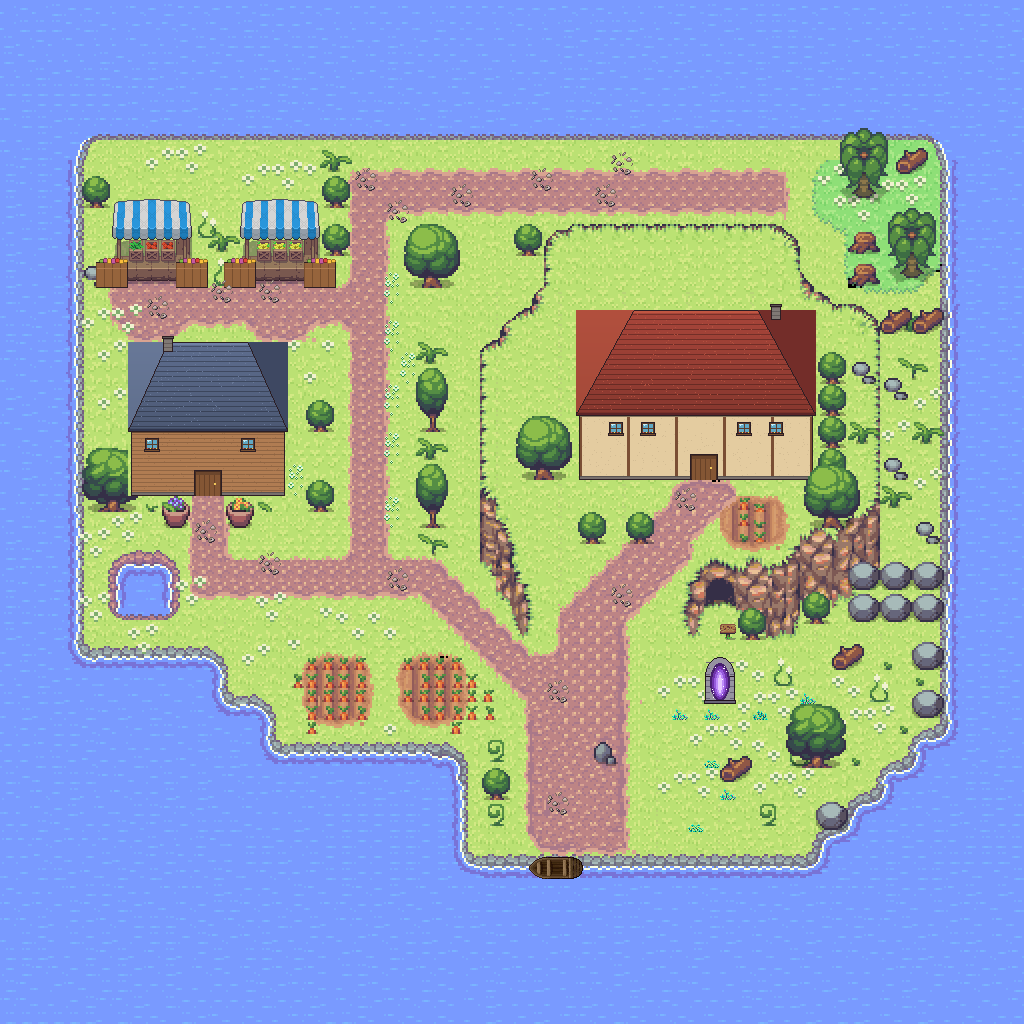

This game map was drawn from its Tiled (.tmx) file and the tilesets committed beside it. A one-line description and the trimmed map source follow:
An orthogonal 64x64 tile map with 16x16 px tiles, 10 tile layers (Background-1, TheGround, Background01, TheGround2, ...), 14 tilesets and 54 objects (portal, LootGrove0Child0, LootGrove0Child1, LootGrove0Child2, LootGrove0Parent, ...).

<map version="1.10" tiledversion="1.11.0" orientation="orthogonal" renderorder="right-down" width="64" height="64" tilewidth="16" tileheight="16" infinite="0" nextlayerid="23" nextobjectid="141">
 <tileset firstgid="1" source="../asset/data/1.tsx" />
 <tileset firstgid="1441" source="../asset/data/3.tsx" />
 <tileset firstgid="1681" source="../asset/data/Boats.tsx" />
 <tileset firstgid="1689" source="../asset/data/7.tsx" />
 <tileset firstgid="2109" source="../asset/data/Overworld.tsx" />
 <tileset firstgid="4285" source="../asset/data/4.tsx" />
 <tileset firstgid="5125" source="../asset/data/2.tsx" />
 <tileset firstgid="6589" source="../asset/data/Dungeon1.tsx" />
 <tileset firstgid="7879" source="../asset/data/Interior1.tsx" />
 <tileset firstgid="8135" source="../asset/data/Objects.tsx" />
 <tileset firstgid="8795" source="../asset/data/Mushroom.tsx" />
 <tileset firstgid="9083" source="../asset/data/9.tsx" />
 <tileset firstgid="9371" source="../asset/data/OasisBuildings.tsx" />
 <tileset firstgid="9679" source="../asset/data/MyceliaExtras.tsx" />
 <layer id="13" name="Background-1" width="64" height="64">
  <data>[4096 cells, 323 non-empty, 9 distinct tile ids]</data>
 </layer>
 <layer id="3" name="TheGround" width="64" height="64">
  <data>[4096 cells, 4096 non-empty, 101 distinct tile ids]</data>
 </layer>
 <layer id="16" name="Background01" width="64" height="64">
  <data>[4096 cells, 35 non-empty, 19 distinct tile ids]</data>
 </layer>
 <layer id="1" name="TheGround2" width="64" height="64">
  <data>[4096 cells, 2103 non-empty, 273 distinct tile ids]</data>
 </layer>
 <layer id="2" name="Background2" width="64" height="64">
  <data>[4096 cells, 141 non-empty, 83 distinct tile ids]</data>
 </layer>
 <layer id="5" name="Background3" width="64" height="64">
  <data>[4096 cells, 213 non-empty, 64 distinct tile ids]</data>
 </layer>
 <layer id="22" name="Buildings" width="64" height="64">
  <data>[4096 cells, 287 non-empty, 275 distinct tile ids]</data>
 </layer>
 <layer id="6" name="Middle" width="64" height="64">
  <data>[4096 cells, 158 non-empty, 39 distinct tile ids]</data>
 </layer>
 <layer id="8" name="Middle2" width="64" height="64">
  <data>[4096 cells, 47 non-empty, 31 distinct tile ids]</data>
 </layer>
 <layer id="11" name="Top" width="64" height="64">
  <data>[4096 cells, 33 non-empty, 33 distinct tile ids]</data>
 </layer>
 <objectgroup id="10" name="Collision">
  <object id="139" x="706" y="672" width="28" height="32" />
  <object id="138" x="130" y="340" width="156" height="138" />
  <object id="4" x="514" y="854" width="301" height="20" />
  <object id="10" x="816" y="857">
   <polyline points="0,0 129,-137 127,-554" />
  </object>
  <object id="12" x="911" y="644" width="33" height="23" />
  <object id="13" x="916" y="696" width="25" height="17" />
  <object id="23" x="599" y="422" width="213" height="48" />
  <object id="24" x="574" y="334" width="26" height="139" />
  <object id="25" x="805" y="325" width="16" height="143" />
  <object id="26" x="570" y="307" width="251" height="25" />
  <object id="28" x="810" y="472" width="49" height="49" />
  <object id="45" x="691.5" y="578.5">
   <polyline points="0,0 81,0.5 130,-55" />
  </object>
  <object id="47" x="942" y="302">
   <polyline points="0,0 -0.666667,-166.667 -856,-167.333 -862.667,347.333 -720.667,352 -718.667,396 -673.333,401.333 -664.667,445.333 -486,451.333 -478,549.333" />
  </object>
  <object id="48" x="526.5" y="634.5">
   <polyline points="0,0 -22.5,-63 -40.5,-109 -46,-166.5 -44.5,-281.5" />
  </object>
  <object id="49" x="123" y="568.5" width="41.5" height="45.5" />
  <object id="50" x="85.5" y="511">
   <polyline points="0.5,-6 197.5,-2 203,-112.5 122.5,-176 37,-107.5 37,-60.5 1.5,-63.5" />
  </object>
  <object id="55" x="885.5" y="309.5" width="47.5" height="17.5" />
  <object id="56" x="703" y="221.5">
   <polyline points="0,0 76.5,11 88.5,41.5 105.5,68.5 125.5,87.5 165,88.5 175,122.5" />
  </object>
  <object id="59" x="97" y="188.5">
   <polyline points="0,0 -3.5,81.5" />
  </object>
  <object id="60" x="119.5" y="204" width="64" height="66" />
  <object id="61" x="240" y="203.5" width="78.5" height="65.5" />
  <object id="75" x="446.667" y="250" width="32" height="33.3333" />
  <object id="121" x="855.667" y="141" width="16.6667" height="48.6667" />
  <object id="122" x="900.667" y="224" width="24.6667" height="47.6667" />
  <object id="132" x="695" y="226.5">
   <polyline points="0,0 -126,0.5 -150,27.5 -151,74 -207.5,120.5" />
  </object>
  <object id="133" x="417.5" y="469.5" width="28" height="57">
   <ellipse />
  </object>
  <object id="134" x="419.5" y="371" width="25.5" height="58.5">
   <ellipse />
  </object>
  <object id="135" x="795" y="720.5" width="40.5" height="42">
   <ellipse />
  </object>
  <object id="136" x="694.5" y="633.5">
   <polyline points="0,0 8.5,-35 40,-31 73,0 96,-20.5 103.5,-27.5 133,-27 157.5,-50 242,-50" />
  </object>
  <object id="137" x="854.5" y="600" width="78" height="13">
   <ellipse />
  </object>
 </objectgroup>
 <objectgroup id="12" name="WorldObjects">
  <object id="140" name="portal" x="704" y="688" width="32" height="16">
   <properties>
    <property name="interactable" type="bool" value="true" />
    <property name="interaction_type" value="portal" />
    <property name="interaction_range" type="float" value="4.5" />
    <property name="portal_text" value="Enter the Mycelic Grove" />
    <property name="target_world" type="int" value="1" />
   </properties>
  </object>
  <object id="41" x="688" y="576">
   <properties>
    <property name="hasCollision" type="bool" value="true" />
    <property name="interactable" type="bool" value="false" />
    <property name="key" value="oasis:basement_gate" />
    <property name="offset_x" type="bool" value="false" />
    <property name="offset_y" type="bool" value="true" />
    <property name="texture" value="basement_gate" />
   </properties>
   <point />
  </object>
  <object id="42" x="720.5" y="621.5" width="14" height="17">
   <properties>
    <property name="hasCollision" type="bool" value="false" />
    <property name="interactable" type="bool" value="true" />
    <property name="interaction_type" value="readable_sign" />
    <property name="key" value="oasis:basement_sign" />
    <property name="offset_x" type="bool" value="false" />
    <property name="offset_y" type="bool" value="false" />
   </properties>
  </object>
  <object id="126" x="736" y="816">
   <properties>
    <property name="animation" value="yellow_flower_pot_break" />
    <property name="animation_frames" type="int" value="3" />
    <property name="hasCollision" type="bool" value="false" />
    <property name="interactable" type="bool" value="true" />
    <property name="interaction_type" value="BREAKABLE_OBJECT" />
    <property name="offset_y" type="bool" value="true" />
    <property name="rarity" value="COMMON" />
    <property name="size_y" type="float" value="32" />
    <property name="sound" value="POT_BREAKING" />
    <property name="texture" value="yellow_flower_pot" />
   </properties>
   <point />
  </object>
  </objectgroup>
 <objectgroup id="19" name="LootGroveChildren">
  <!-- 19 objects omitted --></objectgroup>
 <objectgroup id="20" name="LootGroves">
  <!-- 16 objects omitted --></objectgroup>
 <objectgroup id="17" name="EntityGoals">
  <!-- 15 objects omitted --></objectgroup>
 <objectgroup id="9" name="Interior">
  <!-- 9 objects omitted --></objectgroup>
 <objectgroup id="14" name="Entities">
  <!-- 6 objects omitted --></objectgroup>
 <objectgroup id="15" name="Paths">
  <!-- 2 objects omitted --></objectgroup>
 <objectgroup id="7" name="Actions">
  <!-- 1 objects omitted --></objectgroup>
</map>
<!-- 20 of 54 objects omitted -->
